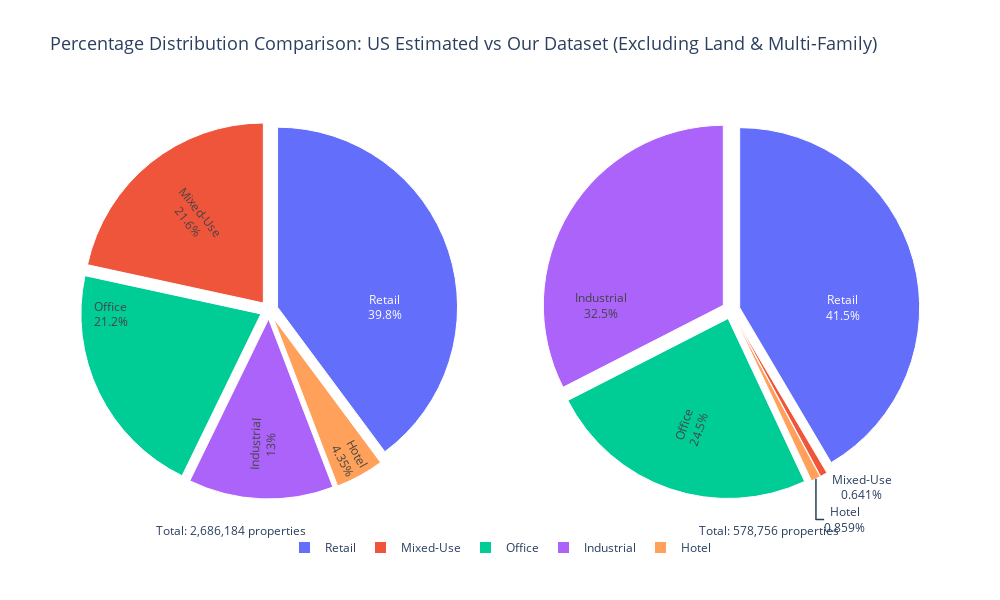

Notebook code cell kept with this figure:
### Markdown cell above
## Pie Chart Comparison: Our Dataset Count vs US Estimated Count

Let's create pie charts to visualize the percentage distribution of property types in our dataset compared to the US estimated counts. This will help us understand the differences in composition between our dataset and the estimated US commercial property landscape.

### Code cell
# Create pie charts to compare percentage distributions
import plotly.subplots as sp

# Prepare data for pie charts (using the filtered dataset excluding Land and Multi-Family)
# First, convert back to numeric values for calculations
numeric_data = plot_df_filtered.copy()
numeric_data['US Estimated Count'] = numeric_data['US Estimated Count'].astype(int)
numeric_data['Our Dataset Count'] = numeric_data['Our Dataset Count'].astype(int)

# Calculate total counts for percentages
total_us = numeric_data['US Estimated Count'].sum()
total_ours = numeric_data['Our Dataset Count'].sum()

# Add percentage columns for labels
numeric_data['US Percentage'] = (numeric_data['US Estimated Count'] / total_us) * 100
numeric_data['Our Percentage'] = (numeric_data['Our Dataset Count'] / total_ours) * 100

# Sort by US Estimated Count descending for better visualization
numeric_data = numeric_data.sort_values('US Estimated Count', ascending=False)

# Create a subplot with two pie charts side by side
fig_pies = sp.make_subplots(rows=1, cols=2, specs=[[{'type':'domain'}, {'type':'domain'}]],
                          subplot_titles=['US Estimated Distribution', 'Our Dataset Distribution'])

# Add the US Estimated pie chart
fig_pies.add_trace(
    go.Pie(
        labels=numeric_data['Category'],
        values=numeric_data['US Estimated Count'],
        textinfo='label+percent',
        insidetextorientation='radial',
        pull=[0.05] * len(numeric_data),  # Pull slices slightly apart
        marker=dict(line=dict(color='#FFFFFF', width=1)),
        name='US Estimated'
    ),
    row=1, col=1
)

# Add Our Dataset pie chart
fig_pies.add_trace(
    go.Pie(
        labels=numeric_data['Category'],
        values=numeric_data['Our Dataset Count'],
        textinfo='label+percent',
        insidetextorientation='radial',
        pull=[0.05] * len(numeric_data),  # Pull slices slightly apart
        marker=dict(line=dict(color='#FFFFFF', width=1)),
        name='Our Dataset'
    ),
    row=1, col=2
)

# Update layout
fig_pies.update_layout(
    title_text='Percentage Distribution Comparison: US Estimated vs Our Dataset (Excluding Land & Multi-Family)',
    title_font_size=18,
    height=600,
    width=1000,
    legend=dict(orientation='h', yanchor='bottom', y=-0.1, xanchor='center', x=0.5),
    annotations=[
        dict(text=f'Total: {total_us:,} properties', x=0.18, y=-0.05, showarrow=False, font_size=12),
        dict(text=f'Total: {total_ours:,} properties', x=0.82, y=-0.05, showarrow=False, font_size=12)
    ]
)

# Show the pie charts
fig_pies.show()

### Figure 1 — Plotly figure (JSON) as saved in the notebook; plotly's stock layout.template omitted (floating-point values rounded to 4 significant figures)
{"data": [{"domain": {"x": [0, 0.45], "y": [0, 1]}, "insidetextorientation": "radial", "labels": ["Retail", "Mixed-Use", "Office", "Industrial", "Hotel"], "marker": {"line": {"color": "#FFFFFF", "width": 1}}, "name": "US Estimated", "pull": [0.05, 0.05, 0.05, 0.05, 0.05], "textinfo": "label+percent", "type": "pie", "values": [1070000, 580000, 569311, 350000, 116873]}, {"domain": {"x": [0.55, 1], "y": [0, 1]}, "insidetextorientation": "radial", "labels": ["Retail", "Mixed-Use", "Office", "Industrial", "Hotel"], "marker": {"line": {"color": "#FFFFFF", "width": 1}}, "name": "Our Dataset", "pull": [0.05, 0.05, 0.05, 0.05, 0.05], "textinfo": "label+percent", "type": "pie", "values": [240247, 3707, 141594, 188239, 4969]}], "layout": {"annotations": [{"font": {"size": 12}, "showarrow": false, "text": "Total: 2,686,184 properties", "x": 0.18, "xanchor": "center", "xref": "paper", "y": -0.05, "yanchor": "bottom", "yref": "paper"}, {"font": {"size": 12}, "showarrow": false, "text": "Total: 578,756 properties", "x": 0.82, "xanchor": "center", "xref": "paper", "y": -0.05, "yanchor": "bottom", "yref": "paper"}], "height": 600, "legend": {"orientation": "h", "x": 0.5, "xanchor": "center", "y": -0.1, "yanchor": "bottom"}, "title": {"font": {"size": 18}, "text": "Percentage Distribution Comparison: US Estimated vs Our Dataset (Excluding Land & Multi-Family)"}, "width": 1000}}
